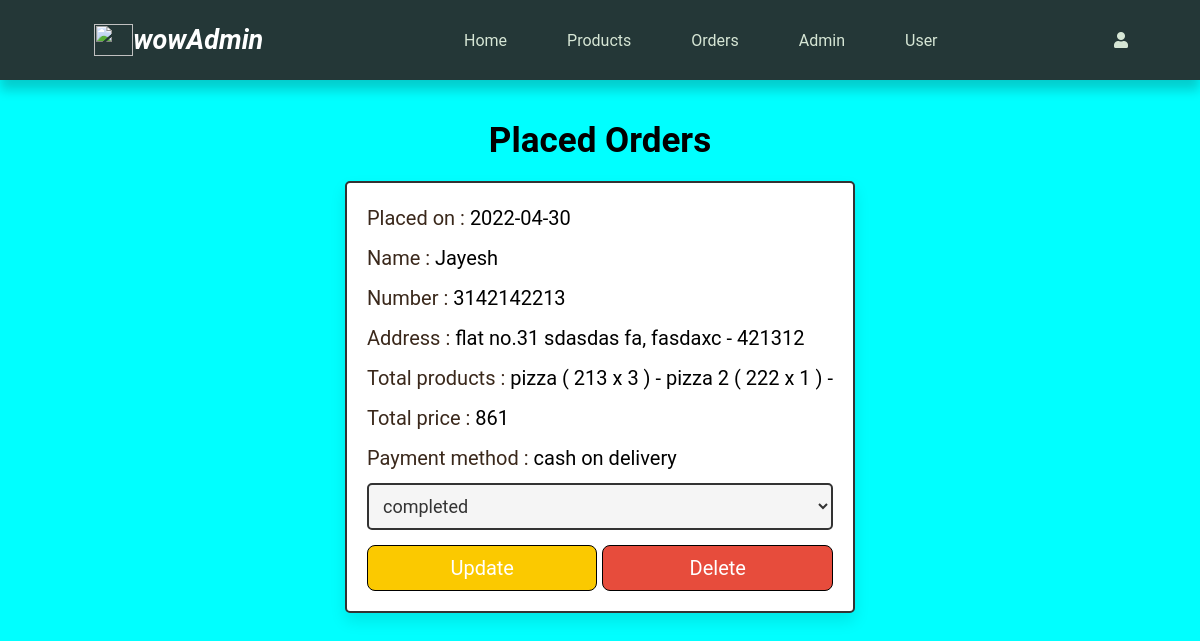
The page /admin/admin_orders.php (signed in) on the database its author committed.
### tables this page shows
CREATE TABLE `orders` (
  `id` int(100) NOT NULL,
  `user_id` int(100) NOT NULL,
  `name` varchar(100) NOT NULL,
  `number` varchar(12) NOT NULL,
  `method` varchar(50) NOT NULL,
  `address` varchar(500) NOT NULL,
  `total_products` varchar(1000) NOT NULL,
  `total_price` int(100) NOT NULL,
  `placed_on` date NOT NULL DEFAULT current_timestamp(),
  `payment_status` varchar(20) NOT NULL DEFAULT 'pending'
);

### admin/admin_orders.php (the view, shortened to what this page needs)
<?php
include('../config.php');
?>
<!DOCTYPE html>
<html lang="en">
<head>
<link rel="stylesheet" href="../css/admin.css">
   <link rel="stylesheet" href="https://pro.fontawesome.com/releases/v5.10.0/css/all.css">
<body>
    <?php
    include('../partials/admin_header.php');
    ?>
<section class="orders">
<h1 class="heading">placed orders</h1>
<div class="box-container">
   <?php
      $select_orders = $conn->prepare("SELECT * FROM `orders`");
      $select_orders->execute();
      if($select_orders->rowCount() > 0){
         while($fetch_orders = $select_orders->fetch(PDO::FETCH_ASSOC)){
   ?>
   <div class="box">
      <p> Placed on : <span><?= $fetch_orders['placed_on']; ?></span> </p>
      <p> Name : <span><?= $fetch_orders['name']; ?></span> </p>
      <p> Number : <span><?= $fetch_orders['number']; ?></span> </p>
      <p> Address : <span><?= $fetch_orders['address']; ?></span> </p>
      <p> Total products : <span><?= $fetch_orders['total_products']; ?></span> </p>
      <p> Total price : <span><?= $fetch_orders['total_price']; ?></span> </p>
      <p> Payment method : <span><?= $fetch_orders['method']; ?></span> </p>
      <form action="" method="post">
         <select name="payment_status" class="select">
            <option selected disabled><?= $fetch_orders['payment_status']; ?></option>
         </select>
        <div class="flex-btn">
         <input type="submit" value="update" class="option-btn" name="update_payment">
         <a href="admin_orders.php?delete=<?= $fetch_orders['id']; ?>" class="delete-btn" onclick="return confirm('delete this order?');">delete</a>
        </div>
      </form>
   </div>
   <?php
         }
      }else{
         echo '<p class="box">No orders placed yet!</p>';
      }
   ?>
</div>
</section>
</body>
</html>

### css/admin.css (style rules this page uses)
* { box-sizing: border-box; margin: 0; padding: 0; font-family: 'Roboto', sans-serif; }
html { scroll-behavior: smooth; }
:root { --text: rgb(214, 230, 213); --texthover: rgb(228, 203, 156); --box-shadow:0 .5rem 1rem rgba(0,0,0,.1); }
body { background-color: cyan; }
.flex-btn { display: flex; gap: 5px; }
.heading { text-align: center; margin: 20px 0; font-size: 35px; text-transform: capitalize; }
.delete-btn, .option-btn, .btn { display: inline-block; width: 100%; margin-top: 10px; border-radius: .5rem; padding:10px 25px; border: 1.5px solid black; font-size: 20px; cursor: pointer; text-decoration: none; color: white; text-transform: capitalize; text-align: center; transition: 0.2s all ease; }
.delete-btn { margin-top: 10px; background-color: #e74c3c; }
.option-btn { background-color: #fbc900; }
.orders { padding: 100px; }
.orders .box-container { display: flex; justify-content: center; align-items: center; flex-wrap: wrap; gap: 10px; }
.orders .box-container .box { padding:20px; padding-top: 10px; border-radius: 5px; border:2px solid #333; background-color: #fff; box-shadow: var(--box-shadow); }
.orders .box-container .box p { line-height: 1.5; font-size: 20px; color:#3a281b; margin:10px 0; }
.orders .box-container .box p span { color:black; }
.orders .box-container .select { margin-bottom: 5px; width: 100%; background-color: #f5f5f5; padding:10px; font-size: 18px; color:#333; border-radius: 5px; border:2px solid #333; }

### rows shown on the page
orders: placed_on "2022-04-30", name "Jayesh", number "3142142213", address "flat no.31 sdasdas fa, fasdaxc - 421312", total_products "pizza ( 213 x 3 ) - pizza 2 ( 222 x 1 ) -", total_price "861", method "cash on delivery", payment_status "completed"
